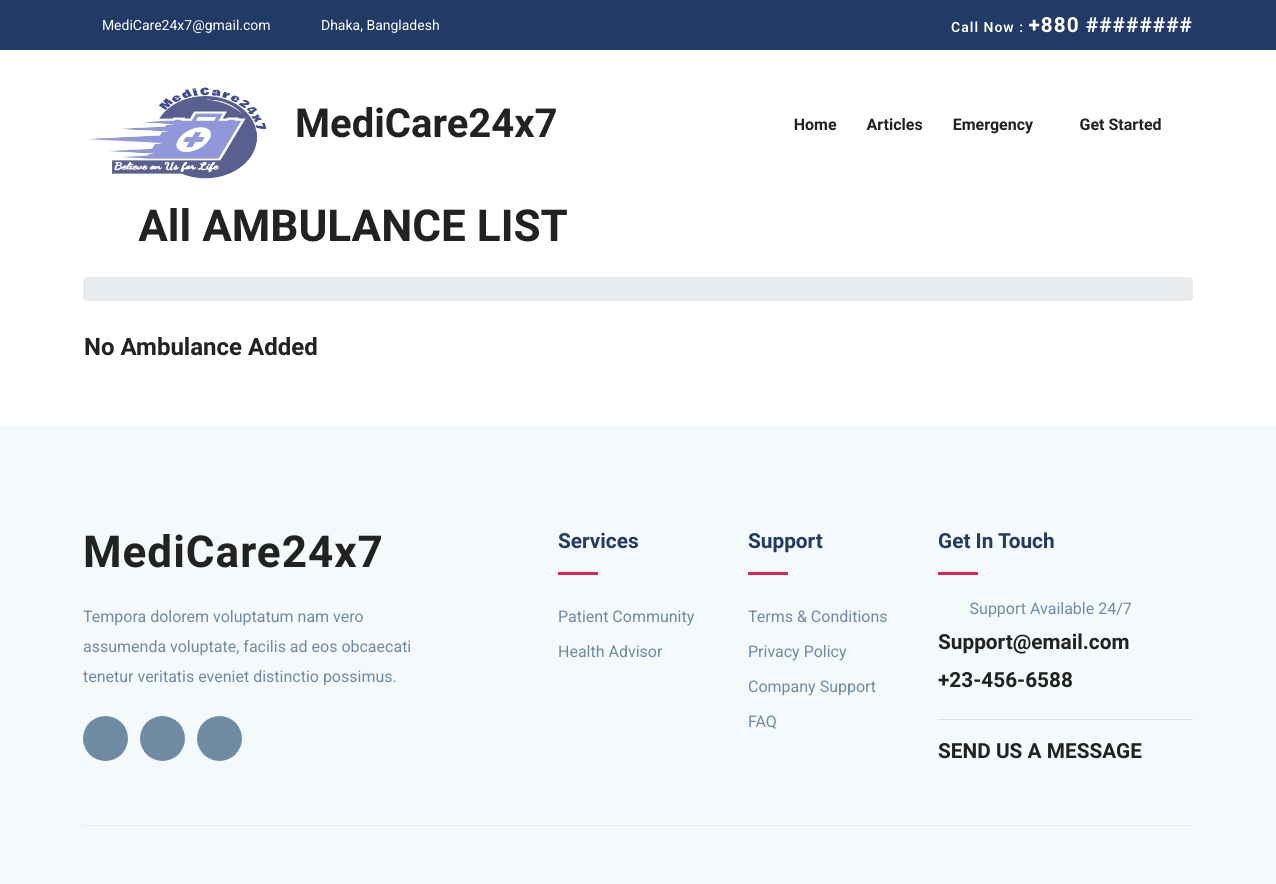
The app's page /staff-all-ambulance/, older data.
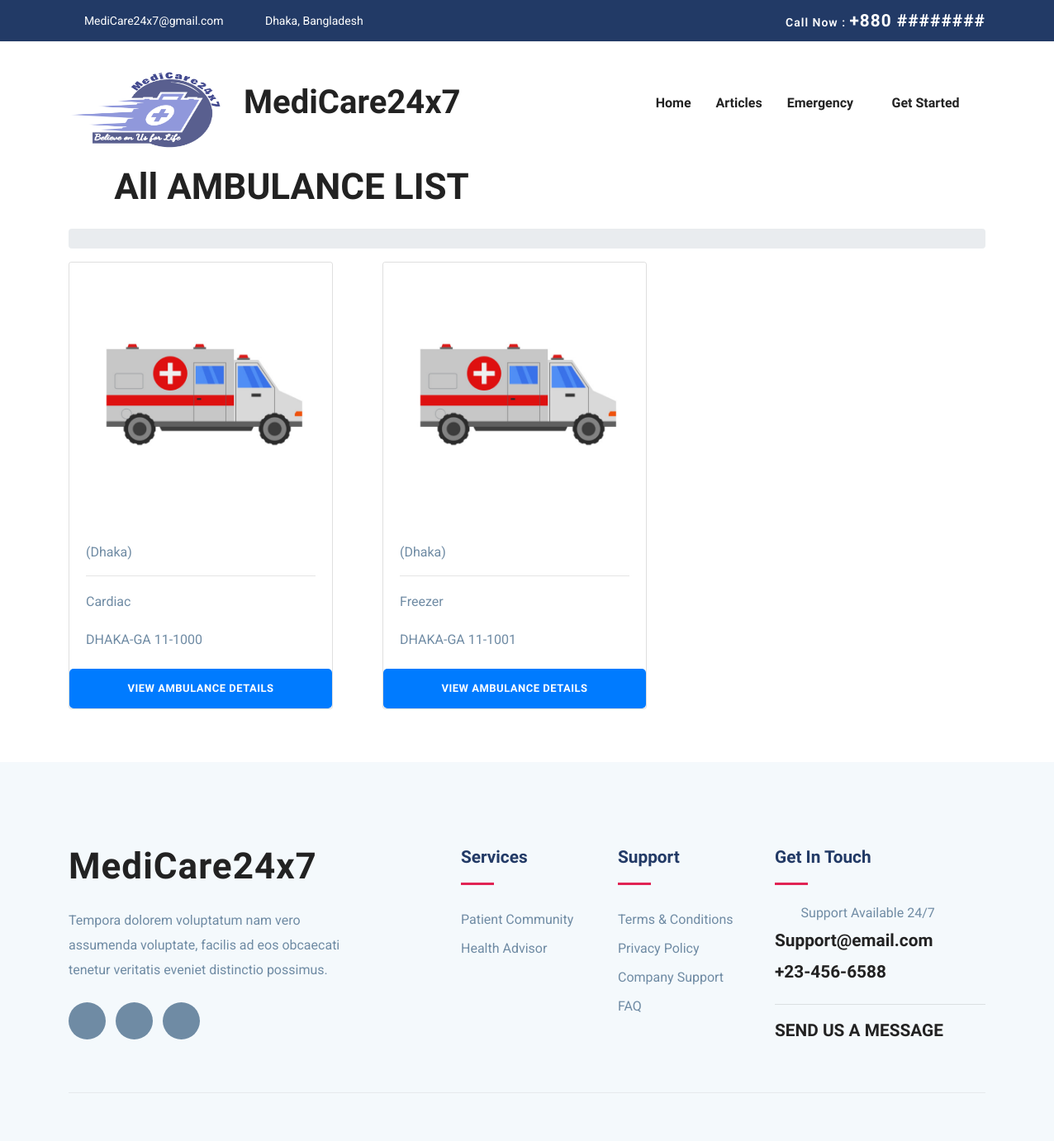
The same page, newer data.
### ambulance/models.py (models this page shows)
class Ambulance(models.Model): # Ambulance model;
    vehicleNumber= models.CharField(max_length=20, unique=True)
    city= models.CharField(max_length=20, choices= DISTRICTS ,null= False)
    category= models.CharField(max_length=20,choices= CATEGORY ,null= False)
    driverName= models.CharField(max_length=20, null=True, blank=True)
    driverContact= models.CharField(max_length=20, null=True, blank=True)
    driverEmail= models.EmailField(max_length=20, null=True, blank=True)
    driverAddress= models.CharField(max_length=20, null=True, blank=True)
    driverNID= models.CharField(max_length=20, null=True, blank=True, unique=True)
    driverLicense= models.CharField(max_length=20, null=True, blank=True,unique=True)
    driverBloodGroup= models.CharField(max_length=20, null=True, blank=True)
    driverGender= models.CharField(max_length=20, null=True, blank=True)
    driverImage= models.ImageField(null=True, blank=True)
    ambulanceImage= models.ImageField(null=True, blank=True)
    rentInterDivision = models.IntegerField(null=True, blank=True)
    rentIntraDivision = models.IntegerField(null=True, blank=True)
    available = models.BooleanField(default=True)

### ambulance/views.py (the view)
# urls.py: path('staff-all-ambulance/', staff_abmulance_view, name='staff-all-ambulance'),
def staff_abmulance_view(request): # staff-all-ambulance view, this view is for staff to view all ambulances
    ambulances = Ambulance.objects.all() # get all ambulances from the database
    context = {
        'ambulances': ambulances, # pass the ambulances to the context
    }
    return render(request, 'ambulance/staff-all-ambulance.html', context) # render the staff-all-ambulance.html template with the context

### templates/ambulance/staff-all-ambulance.html (shortened to what this page needs)
{% extends "base.html" %}
{% load static %}
{% block content %}
<section>
    <div class="container text-center">
        <div class="row">
            <div class="col-lg-6 col-md-12 text-center">
                <div class="blog-breadcrumbs-area">
                    <div class="blog-breadcrumbs-left">
                        <h2 >All AMBULANCE LIST</h2>
                    </div>
                </div>
            </div>
            <div class="col-lg-3 col-md-12">
            </div>
        </div>
        <div class="row mt-3">
            <div class="col-lg-12">
                <div class="blog-breadcrumbs-right">
                    <ol class="breadcrumb">
                    </ol>
                </div>
            </div>
        </div>
    </div>
    <div class="container">
        <div class="row">
            <div class="col-lg-12">
                <div class="row mb-5">
                    {% if not ambulances %}
                    <h3 class="m-3">No Ambulance Added</h3>
                    {% endif %}
                    {% for ambulance in ambulances %}
                    <div class="col-lg-4 mb-3">
                        <div class="card" style="width: 20rem;">
                            {% if ambulance.ambulanceImage %}
                            <img class="card-img-top" src="{{ ambulance.ambulanceImage.url }}" alt="Card image cap">
                            {% else %}
                            <img class="card-img-top" src="{% static 'images/placeholders/ambulance-placeholder.jpg'  %}" alt="Card image cap">
                            {% endif %}
                            <div class="card-body">
                                    {% if ambulance.city %}
                                    ({{ ambulance.city }})
                                    {% endif %}
                                <hr/>
                                {% if ambulance.category %}
                                <p class="card-text">{{ ambulance.category }}</p>
                                {% endif %}
                                {% if ambulance.vehicleNumber %}
                                <p class="card-text">{{ ambulance.vehicleNumber }}</p>
                                {% endif %}
                            </div>
                            <a href="#" class="btn btn-primary">View Ambulance Details</a>
                        </div>
                    </div>
                    {% endfor %}
                </div>
            </div>
        </div>
    </div>
</section>
{% endblock %}

Row changes from the older to the newer data that the page shows:
added Ambulance: city "Dhaka", category "Cardiac", vehicleNumber "DHAKA-GA 11-1000"
added Ambulance: city "Dhaka", category "Freezer", vehicleNumber "DHAKA-GA 11-1001"
Text that changed along with them:
text no longer shown: "No Ambulance Added"
